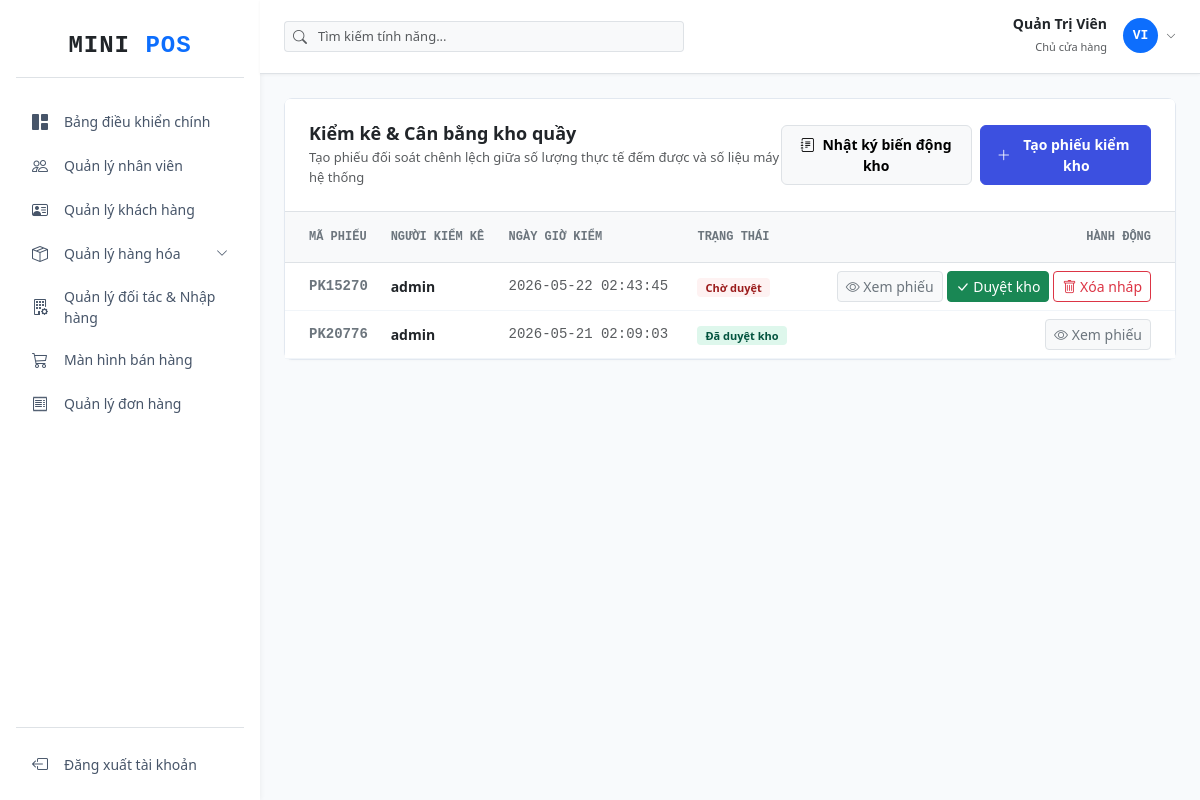
/inventory/index (signed in), run on the app's committed database.
### tables this page shows
CREATE TABLE `inventory_checks` (
  `id` int NOT NULL AUTO_INCREMENT,
  `check_code` varchar(20) NOT NULL,
  `user_id` int NOT NULL,
  `status` tinyint DEFAULT '0',
  `note` text,
  `created_at` timestamp NULL DEFAULT CURRENT_TIMESTAMP,
  `updated_at` timestamp NULL DEFAULT CURRENT_TIMESTAMP ON UPDATE CURRENT_TIMESTAMP,
  PRIMARY KEY (`id`),
  UNIQUE KEY `check_code` (`check_code`),
  KEY `fk_checks_users` (`user_id`),
  CONSTRAINT `fk_checks_users` FOREIGN KEY (`user_id`) REFERENCES `users` (`id`) ON DELETE RESTRICT ON UPDATE CASCADE
);

CREATE TABLE `users` (
  `id` int NOT NULL AUTO_INCREMENT,
  `user_code` varchar(20) NOT NULL,
  `username` varchar(50) NOT NULL,
  `password` varchar(255) NOT NULL,
  `full_name` varchar(100) NOT NULL,
  `email` varchar(100) NOT NULL,
  `phone` varchar(15) DEFAULT NULL,
  `avatar` varchar(255) DEFAULT NULL,
  `gender` enum('male','female','other') DEFAULT 'other',
  `date_of_birth` date DEFAULT NULL,
  `address` text,
  `role_id` int DEFAULT NULL,
  `status` tinyint NOT NULL DEFAULT '1',
  `note` text,
  `created_at` timestamp NULL DEFAULT CURRENT_TIMESTAMP,
  `updated_at` timestamp NULL DEFAULT CURRENT_TIMESTAMP ON UPDATE CURRENT_TIMESTAMP,
  PRIMARY KEY (`id`),
  UNIQUE KEY `user_code` (`user_code`),
  UNIQUE KEY `username` (`username`),
  UNIQUE KEY `email` (`email`),
  KEY `fk_users_roles` (`role_id`),
  CONSTRAINT `fk_users_roles` FOREIGN KEY (`role_id`) REFERENCES `roles` (`id`) ON DELETE RESTRICT ON UPDATE CASCADE
);

### controllers/InventoryController.php (called while the page is built, shortened)
<?php
require_once 'models/InventoryModel.php';
class InventoryController
{
    private $inventoryModel;
    public function __construct()
    {
        $database = new Database();
        $this->db = $database->getConnection();
        $this->inventoryModel = new InventoryModel($this->db);
    }
    public function index()
    {
        $sheets = $this->inventoryModel->getAllChecks();
        require_once 'views/inventory/index.php';
    }
}

### config/database.php (called while the page is built, shortened)
<?php
class Database
{
    private $host = DB_HOST;
    private $port = DB_PORT;
    private $db_name = DB_NAME;
    private $username = DB_USER;
    private $password = DB_PASS;
    public function getConnection()
    {
        $this->conn = null;
        try {
            $this->conn = new PDO("mysql:host=" . $this->host . ";port=" . $this->port . ";dbname=" . $this->db_name, $this->username, $this->password);
            $this->conn->setAttribute(PDO::ATTR_ERRMODE, PDO::ERRMODE_EXCEPTION);
            $this->conn->exec("set names utf8");
        } catch (PDOException $exception) {
            echo "Connection error: " . $exception->getMessage();
        }
        return $this->conn;
    }
}

### models/InventoryModel.php (called while the page is built, shortened)
<?php
class InventoryModel
{
    private $conn;
    public function __construct($db)
    {
        $this->conn = $db;
    }
    public function getAllChecks()
    {
        $query = "SELECT ic.*, u.username as fullname FROM inventory_checks ic
                  JOIN users u ON ic.user_id = u.id
                  ORDER BY ic.id DESC";
        $stmt = $this->conn->prepare($query);
        $stmt->execute();
        return $stmt->fetchAll(PDO::FETCH_ASSOC);
    }
}

### views/inventory/index.php (the view, shortened to what this page needs)
<?php
require_once 'views/layout/header.php';
$sheets = $sheets ?? [];
?>
<div class="card card-custom bg-white mb-4">
    <div class="card-header bg-white border-bottom p-4 d-flex justify-content-between align-items-center">
        <div>
            <h4 class="fw-bold text-dark mb-1" style="font-size: 18px;">Kiểm kê & Cân bằng kho quầy</h4>
            <p class="text-muted small mb-0" style="font-size: 13px;">Tạo phiếu đối soát chênh lệch giữa số lượng thực tế đếm được và số liệu máy hệ thống</p>
        </div>
        <div class="d-flex gap-2">
            <a href="/inventory/logs" class="btn btn-light border fw-semibold px-3 py-2 rounded-2 shadow-none small" style="font-size: 14px;"><i class="bi bi-journal-text me-1"></i> Nhật ký biến động kho</a>
            <a href="/inventory/create" class="btn btn-primary fw-semibold px-3 py-2 rounded-2 d-flex align-items-center gap-2 shadow-none" style="background-color: #3c50e0; border-color: #3c50e0; font-size: 14px;">
                <i class="bi bi-plus-lg"></i> Tạo phiếu kiểm kho
            </a>
        </div>
    </div>
    <div class="card-body p-0">
        <div class="table-responsive">
            <table class="table table-hover align-middle mb-0">
                <thead class="table-light text-secondary font-monospace small border-bottom" style="background-color: #f8fafc;">
                    <tr>
                        <th class="ps-4 py-3 text-secondary" style="font-size: 12px;">MÃ PHIẾU</th>
                        <th class="py-3 text-secondary" style="font-size: 12px;">NGƯỜI KIỂM KÊ</th>
                        <th class="py-3 text-secondary" style="font-size: 12px;">NGÀY GIỜ KIỂM</th>
                        <th class="py-3 text-secondary" style="font-size: 12px;">TRẠNG THÁI</th>
                        <th class="text-end pe-4 py-3 text-secondary" style="font-size: 12px;">HÀNH ĐỘNG</th>
                    </tr>
                </thead>
                <tbody class="text-dark" style="font-size: 14px;">
                    <?php if (!empty($sheets)): ?>
                        <?php foreach ($sheets as $s): ?>
                            <tr style="border-bottom: 1px solid #f1f5f9;" id="sheet-row-<?php echo $s['id']; ?>">
                                <td class="ps-4 fw-bold font-monospace text-secondary"><?php echo $s['check_code']; ?></td>
                                <td class="fw-bold text-dark"><?php echo $s['fullname']; ?></td>
                                <td class="text-muted font-monospace"><?php echo $s['created_at']; ?></td>
                                <td>
                                    <span class="badge rounded-1 px-2 py-1 fw-semibold status-badge-el" style="<?php echo $s['status'] == 1 ? 'background-color: #def7ec; color: #03543f; font-size: 11px;' : 'background-color: #fef2f2; color: #9b1c1c; font-size: 11px;'; ?>">
                                        <?php echo $s['status'] == 1 ? 'Đã duyệt kho' : 'Chờ duyệt'; ?>
                                    </span>
                                </td>
                                <td class="text-end pe-4">
                                    <div class="d-flex justify-content-end gap-1 btn-action-container-el">
                                        <button class="btn btn-sm btn-light border text-secondary px-2 shadow-none" onclick="viewDetail(<?php echo $s['id']; ?>)"><i class="bi bi-eye"></i> Xem phiếu</button>
                                        <?php if ($s['status'] == 0): ?>
                                            <button type="button" class="btn btn-sm btn-success text-white bg-success px-2 shadow-none btn-approve-trigger" data-id="<?php echo $s['id']; ?>"><i class="bi bi-check-lg"></i> Duyệt kho</button>
                                            <button type="button" class="btn btn-sm btn-outline-danger px-2 shadow-none btn-delete-trigger" onclick="confirmDelete(<?php echo $s['id']; ?>, '<?php echo $s['check_code']; ?>')"><i class="bi bi-trash"></i> Xóa nháp</button>
                                        <?php endif; ?>
                                    </div>
                                </td>
                            </tr>
                        <?php endforeach; ?>
                    <?php else: ?>
                        <tr><td colspan="5" class="text-center p-5 text-secondary"><i class="bi bi-clipboard-check d-block mb-2" style="font-size: 40px; color: #cbd5e1;"></i>Chưa có phiếu kiểm kho nào được tạo!</td></tr>
                    <?php endif; ?>
                </tbody>
            </table>
        </div>
    </div>
</div>
<?php require_once 'views/layout/footer.php'; ?>

### views/layout/header.php (style rules this page uses)
body { background-color: #f1f5f9; font-family: 'Segoe UI', system-ui, sans-serif; }
.card-custom { border: 1px solid #e2e8f0; border-radius: 8px; box-shadow: 0 1px 3px rgba(0, 0, 0, 0.02); }

### data on the page
inventory_checks: check_code "PK15270", user.username "admin", created_at "2026-05-22 02:43:45", status "Chờ duyệt"
inventory_checks: check_code "PK20776", user.username "admin", created_at "2026-05-21 02:09:03", status "Đã duyệt kho"

### other printed values
$_SESSION['full_name'] "Quản Trị Viên"
substr(end($words), 0, 2) "VI"
